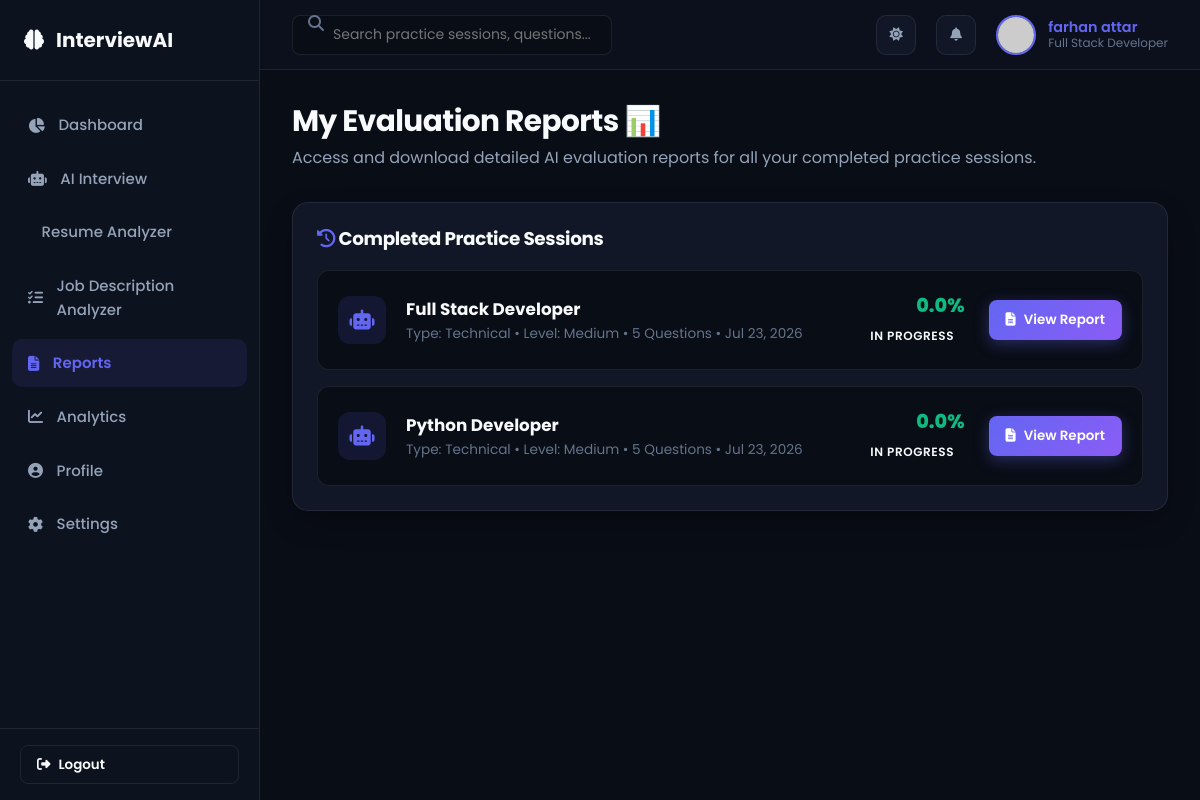
Screenshot of /reports (signed in) with the database file from the repository.
### models/user.py (models this page shows, shortened)
class User(UserMixin, db.Model):
    __tablename__ = 'users'
    id = db.Column(db.Integer, primary_key=True)
    full_name = db.Column(db.String(100), nullable=False)
    email = db.Column(db.String(120), unique=True, nullable=False, index=True)
    password_hash = db.Column(db.String(255), nullable=False)
    target_role = db.Column(db.String(100), nullable=True, default="Full Stack Developer")
    skills = db.Column(db.Text, nullable=True, default="Python, JavaScript, Data Structures, System Design")
    profile_image = db.Column(db.String(255), nullable=True, default="default_avatar.png")
    created_at = db.Column(db.DateTime, default=datetime.utcnow, nullable=False)
    last_login = db.Column(db.DateTime, nullable=True)
    def get_avatar_url(self):
        if self.profile_image and self.profile_image != "default_avatar.png":
            return f"/static/uploads/{self.profile_image}"
        return f"https://ui-avatars.com/api/?name={self.full_name.replace(' ', '+')}&background=6366f1&color=fff&bold=true"

### models/interview.py (models this page shows, shortened)
class Interview(db.Model):
    __tablename__ = 'interviews'
    id = db.Column(db.Integer, primary_key=True)
    user_id = db.Column(db.Integer, db.ForeignKey('users.id'), nullable=False, index=True)
    role = db.Column(db.String(100), nullable=False)
    difficulty = db.Column(db.String(50), nullable=False)
    interview_type = db.Column(db.String(50), nullable=False)  # Technical, HR, Mixed
    total_questions = db.Column(db.Integer, nullable=False, default=5)
    start_time = db.Column(db.DateTime, default=datetime.utcnow, nullable=False)
    end_time = db.Column(db.DateTime, nullable=True)
    score = db.Column(db.Float, default=0.0)
    status = db.Column(db.String(50), default='in_progress', nullable=False)  # in_progress, completed
    user = db.relationship('User', backref=db.backref('interviews', lazy=True, cascade="all, delete-orphan"))
    questions = db.relationship('Question', backref='interview', lazy=True, cascade="all, delete-orphan", order_by="Question.order_number")
    ai_feedbacks = db.relationship('AIFeedback', backref='interview', lazy=True, cascade="all, delete-orphan")

### routes/reports_analytics.py (the view)
@reports_bp.route('/reports')
@login_required
def list_reports():
    interviews = Interview.query.filter_by(user_id=current_user.id).order_by(Interview.start_time.desc()).all()
    return render_template('reports/list.html', interviews=interviews)

### routes/auth.py (called while the page is built)
@login_manager.user_loader
def load_user(user_id):
    return UserService.get_by_id(user_id)

### services/user_service.py (called while the page is built)
    @staticmethod
    def get_by_id(user_id):
        return User.query.get(int(user_id))

### templates/reports/list.html (shortened to what this page needs)
{% extends "dashboard_base.html" %}
{% block content %}
<div class="welcome-banner">
  <h1>My Evaluation Reports 📊</h1>
  <p>Access and download detailed AI evaluation reports for all your completed practice sessions.</p>
</div>
<div class="card">
  <h3 style="font-size: 1.15rem; margin-bottom: 1.25rem;"><i class="fas fa-history" style="color: var(--primary);"></i> Completed Practice Sessions</h3>
  {% if interviews %}
    <div style="display: flex; flex-direction: column; gap: 1rem;">
      {% for inv in interviews %}
        <div style="display: flex; justify-content: space-between; align-items: center; padding: 1.25rem; background: var(--bg-canvas); border-radius: 12px; border: 1px solid var(--border-color);">
          <div style="display: flex; align-items: center; gap: 1.25rem;">
            <div style="width: 48px; height: 48px; border-radius: 12px; background: rgba(99,102,241,0.12); color: var(--primary); display: flex; align-items: center; justify-content: center; font-size: 1.25rem;">
              <i class="fas fa-robot"></i>
            </div>
            <div>
              <div style="font-weight: 700; font-size: 1.05rem;">{{ inv.role }}</div>
              <div style="font-size: 0.85rem; color: var(--text-muted);">
                Type: {{ inv.interview_type }} • Level: {{ inv.difficulty }} • {{ inv.total_questions }} Questions • {{ inv.start_time.strftime('%b %d, %Y') }}
              </div>
            </div>
          </div>
          <div style="display: flex; align-items: center; gap: 1.5rem;">
            <div style="text-align: right;">
              <div style="font-weight: 800; font-size: 1.2rem; color: var(--accent-emerald);">{{ inv.score }}%</div>
              <span class="badge badge-{{ 'success' if inv.status == 'completed' else 'warning' }}">{{ inv.status.replace('_', ' ').capitalize() }}</span>
            </div>
            <a href="{{ url_for('interview.report', interview_id=inv.id) }}" class="btn btn-primary btn-sm">
              <i class="fas fa-file-alt"></i> View Report
            </a>
          </div>
        </div>
      {% endfor %}
    </div>
  {% endif %}
</div>
{% endblock %}

### templates/dashboard_base.html (shortened to what this page needs)
{% extends "base.html" %}
{% block body %}
<div class="dashboard-container">
  <aside class="sidebar" id="sidebar">
    <div class="sidebar-brand">
      <i class="fas fa-brain"></i>
      <span>InterviewAI</span>
    </div>
    <ul class="sidebar-menu">
      <li class="{% if request.endpoint == 'dashboard.index' %}active{% endif %}">
        <a href="{{ url_for('dashboard.index') }}">
          <i class="fas fa-chart-pie"></i>
          <span>Dashboard</span>
        </a>
      </li>
      <li class="{% if request.endpoint == 'interview.setup' or request.endpoint == 'interview.live' %}active{% endif %}">
        <a href="{{ url_for('interview.setup') }}">
          <i class="fas fa-robot"></i>
          <span>AI Interview</span>
        </a>
      </li>
      <li class="{% if request.endpoint == 'analyzers.resume_analyzer' %}active{% endif %}">
        <a href="{{ url_for('analyzers.resume_analyzer') }}">
          <span>Resume Analyzer</span>
        </a>
      </li>
      <li class="{% if request.endpoint == 'analyzers.jd_analyzer' %}active{% endif %}">
        <a href="{{ url_for('analyzers.jd_analyzer') }}">
          <i class="fas fa-tasks"></i>
          <span>Job Description Analyzer</span>
        </a>
      </li>
      <li class="{% if request.endpoint == 'reports_bp.list_reports' or request.endpoint == 'interview.report' %}active{% endif %}">
        <a href="{{ url_for('reports_bp.list_reports') }}">
          <i class="fas fa-file-alt"></i>
          <span>Reports</span>
        </a>
      </li>
      <li class="{% if request.endpoint == 'reports_bp.analytics' %}active{% endif %}">
        <a href="{{ url_for('reports_bp.analytics') }}">
          <i class="fas fa-chart-line"></i>
          <span>Analytics</span>
        </a>
      </li>
      <li class="{% if request.endpoint == 'dashboard.profile' %}active{% endif %}">
        <a href="{{ url_for('dashboard.profile') }}">
          <i class="fas fa-user-circle"></i>
          <span>Profile</span>
        </a>
      </li>
      <li class="{% if request.endpoint == 'dashboard.settings' %}active{% endif %}">
        <a href="{{ url_for('dashboard.settings') }}">
          <i class="fas fa-cog"></i>
          <span>Settings</span>
        </a>
      </li>
    </ul>
    <div class="sidebar-footer">
      <a href="{{ url_for('auth.logout') }}" class="btn btn-outline btn-sm w-100" style="width:100%; justify-content:flex-start;">
        <i class="fas fa-sign-out-alt"></i>
        <span>Logout</span>
      </a>
    </div>
  </aside>
  <div class="main-wrapper">
    <header class="top-navbar">
      <div style="display: flex; align-items: center; gap: 1rem;">
        <div class="search-box">
          <input type="text" class="form-control" placeholder="Search practice sessions, questions...">
        </div>
      </div>
      <div class="nav-actions">
        <button class="icon-btn theme-toggle-btn" title="Toggle Theme">
          <i class="fas fa-sun"></i>
        </button>
        <div style="position: relative;">
          <button class="icon-btn" id="notification-bell-btn" title="Notifications">
            <i class="fas fa-bell"></i>
          </button>
        </div>
        <a href="{{ url_for('dashboard.profile') }}" class="user-profile-menu">
          <img src="{{ current_user.get_avatar_url() }}" alt="{{ current_user.full_name }}" class="avatar-img">
          <div class="user-info-text d-none-mobile">
            <span class="user-name">{{ current_user.full_name }}</span>
            <span class="user-role">{{ current_user.target_role or 'Candidate' }}</span>
          </div>
        </a>
      </div>
    </header>
    <main class="content-area">
      {% block content %}{% endblock %}
    </main>
  </div>
</div>
{% endblock %}

### rows the page displays
User: full_name "farhan attar", target_role "Full Stack Developer"
Interview: role "Full Stack Developer", interview_type "Technical", difficulty "Medium", total_questions "5", start_time "Jul 23, 2026", score "0.0", status.replace "IN PROGRESS"
Interview: role "Python Developer", interview_type "Technical", difficulty "Medium", total_questions "5", start_time "Jul 23, 2026", score "0.0", status.replace "IN PROGRESS"
